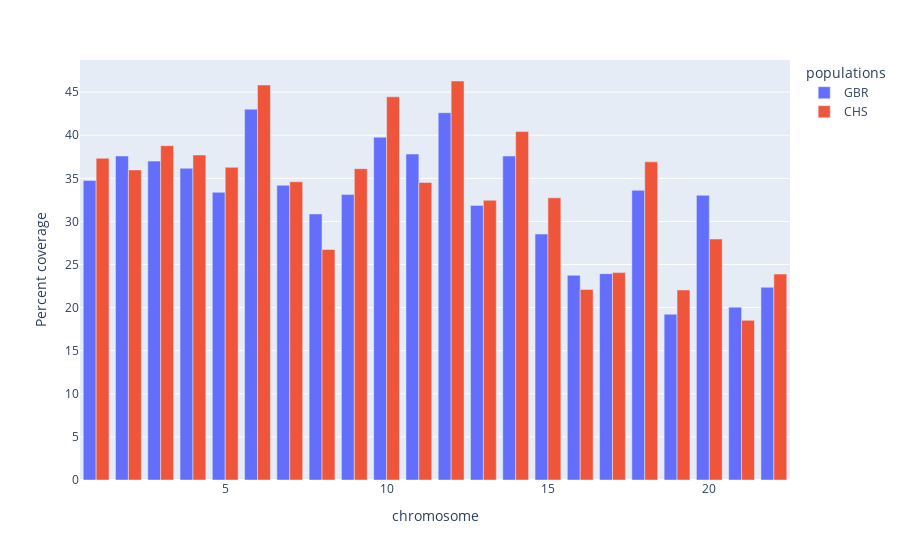

Source (notebook cell):
### Code cell
# Creage a histogram or genomic viewer of chromosome coverage with percentages 
px.bar(archaic_coverage, x="chrom", y="percent_coverage", color="pop", barmode="group",
       labels={"percent_coverage":"Percent coverage", "pop":"populations", "chrom":"chromosome"},
       )

### Figure 1 — Plotly figure (JSON) as saved in the notebook; plotly's stock layout.template omitted (floating-point values rounded to 4 significant figures)
{"data": [{"alignmentgroup": "True", "hovertemplate": "populations=GBR<br>chromosome=%{x}<br>Percent coverage=%{y}<extra></extra>", "legendgroup": "GBR", "marker": {"color": "#636efa", "pattern": {"shape": ""}}, "name": "GBR", "offsetgroup": "GBR", "orientation": "v", "showlegend": true, "textposition": "auto", "type": "bar", "x": [1, 2, 3, 4, 5, 6, 7, 8, 9, 10, 11, 12, 13, 14, 15, 16, 17, 18, 19, 20, 21, 22], "xaxis": "x", "y": [34.75, 37.59, 37.0, 36.17, 33.38, 43.02, 34.2, 30.87, 33.13, 39.77, 37.82, 42.62, 31.86, 37.59, 28.54, 23.75, 23.94, 33.61, 19.23, 33.03, 20.05, 22.36], "yaxis": "y"}, {"alignmentgroup": "True", "hovertemplate": "populations=CHS<br>chromosome=%{x}<br>Percent coverage=%{y}<extra></extra>", "legendgroup": "CHS", "marker": {"color": "#EF553B", "pattern": {"shape": ""}}, "name": "CHS", "offsetgroup": "CHS", "orientation": "v", "showlegend": true, "textposition": "auto", "type": "bar", "x": [1, 2, 3, 4, 5, 6, 7, 8, 9, 10, 11, 12, 13, 14, 15, 16, 17, 18, 19, 20, 21, 22], "xaxis": "x", "y": [37.33, 35.98, 38.79, 37.7, 36.27, 45.83, 34.6, 26.75, 36.12, 44.45, 34.52, 46.29, 32.45, 40.43, 32.74, 22.11, 24.06, 36.91, 22.05, 27.96, 18.53, 23.89], "yaxis": "y"}], "layout": {"barmode": "group", "legend": {"title": {"text": "populations"}, "tracegroupgap": 0}, "margin": {"t": 60}, "xaxis": {"anchor": "y", "domain": [0, 1], "title": {"text": "chromosome"}}, "yaxis": {"anchor": "x", "domain": [0, 1], "title": {"text": "Percent coverage"}}}}
